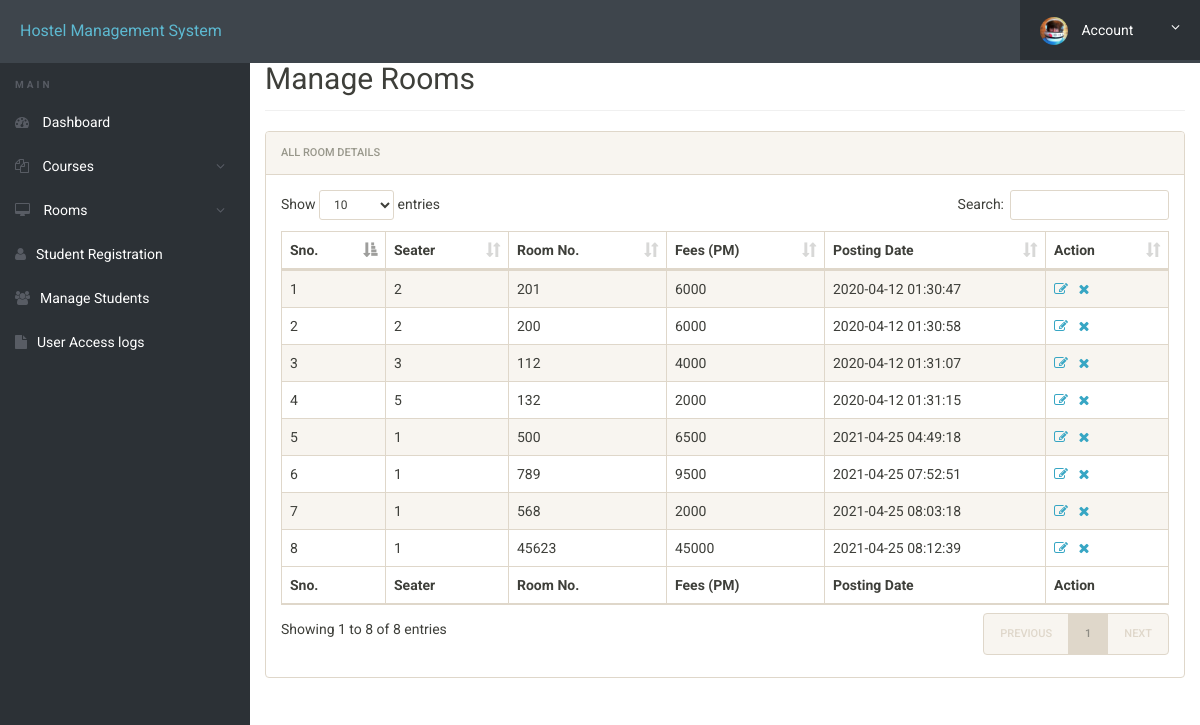
/admin/manage-rooms.php (signed in), run on the app's committed database.
### tables this page shows
CREATE TABLE `rooms` (
  `id` int(11) NOT NULL,
  `seater` int(11) DEFAULT NULL,
  `room_no` int(11) DEFAULT NULL,
  `fees` int(11) DEFAULT NULL,
  `posting_date` timestamp NULL DEFAULT current_timestamp()
);

### admin/manage-rooms.php (the view, shortened to what this page needs)
<?php
include('includes/config.php');
?>
<!doctype html>
<html lang="en" class="no-js">
<head>
	<link rel="stylesheet" href="css/font-awesome.min.css">
	<link rel="stylesheet" href="css/bootstrap.min.css">
	<link rel="stylesheet" href="css/dataTables.bootstrap.min.css">
	<link rel="stylesheet" href="css/bootstrap-social.css">
	<link rel="stylesheet" href="css/bootstrap-select.css">
	<link rel="stylesheet" href="css/fileinput.min.css">
	<link rel="stylesheet" href="css/awesome-bootstrap-checkbox.css">
	<link rel="stylesheet" href="css/style.css">
</head>
<body>
	<?php include('includes/header.php');?>
	<div class="ts-main-content">
			<?php include('includes/sidebar.php');?>
		<div class="content-wrapper">
			<div class="container-fluid">
				<div class="row">
					<div class="col-md-12">
						<h2 class="page-title" style="margin-top: 4%">Manage Rooms</h2>
						<div class="panel panel-default">
							<div class="panel-heading">All Room Details</div>
							<div class="panel-body">
								<table id="zctb" class="display table table-striped table-bordered table-hover" cellspacing="0" width="100%">
									<thead>
										<tr>
											<th>Sno.</th>
											<th>Seater</th>
											<th>Room No.</th>
											<th>Fees (PM) </th>
											<th>Posting Date  </th>
											<th>Action</th>
										</tr>
									</thead>
									<tfoot>
										<tr>
											<th>Sno.</th>
											<th>Seater</th>
											<th>Room No.</th>
											<th>Fees (PM) </th>
											<th>Posting Date  </th>
											<th>Action</th>
										</tr>
									</tfoot>
									<tbody>
<?php
$ret="select * from rooms";
$stmt= $mysqli->prepare($ret) ;
$stmt->execute() ;
$res=$stmt->get_result();
$cnt=1;
while($row=$res->fetch_object())
	  {
	  	?>
<tr><td><?php echo $cnt;;?></td>
<td><?php echo $row->seater;?></td>
<td><?php echo $row->room_no;?></td>
<td><?php echo $row->fees;?></td>
<td><?php echo $row->posting_date;?></td>
<td><a href="edit-room.php?id=<?php echo $row->id;?>"><i class="fa fa-edit"></i></a>&nbsp;&nbsp;
<a href="manage-rooms.php?del=<?php echo $row->id;?>" onclick="return confirm("Do you want to delete");"><i class="fa fa-close"></i></a></td>
										</tr>
									<?php
$cnt=$cnt+1;
									 } ?>
									</tbody>
								</table>
							</div>
						</div>
					</div>
				</div>
			</div>
		</div>
	</div>
</body>
</html>

### admin/css/style.css (style rules this page uses)
html { font-size: 14px; }
@media only screen and (min-width: 480px) { html { font-size: 17px; } }
@media only screen and (min-width: 768px) { html { font-size: 14px; } }
body { font-size: 1em; }
a { color: #37a6c4; }
.panel { overflow: hidden; }
.page-title { padding-bottom: 15px; margin-bottom: 20px; border-bottom: 1px solid #f0f0f0; }
.ts-main-content .content-wrapper { padding-top: 15px; margin-top: 10px; }
@media only screen and (min-width: 992px) { .ts-main-content .content-wrapper { margin-left: 250px; } }

### data on the page
rooms: seater "2", room_no "201", fees "6000", posting_date "2020-04-12 01:30:47"
rooms: seater "2", room_no "200", fees "6000", posting_date "2020-04-12 01:30:58"
rooms: seater "3", room_no "112", fees "4000", posting_date "2020-04-12 01:31:07"
rooms: seater "5", room_no "132", fees "2000", posting_date "2020-04-12 01:31:15"
rooms: seater "1", room_no "500", fees "6500", posting_date "2021-04-25 04:49:18"
rooms: seater "1", room_no "789", fees "9500", posting_date "2021-04-25 07:52:51"
rooms: seater "1", room_no "568", fees "2000", posting_date "2021-04-25 08:03:18"
rooms: seater "1", room_no "45623", fees "45000", posting_date "2021-04-25 08:12:39"
